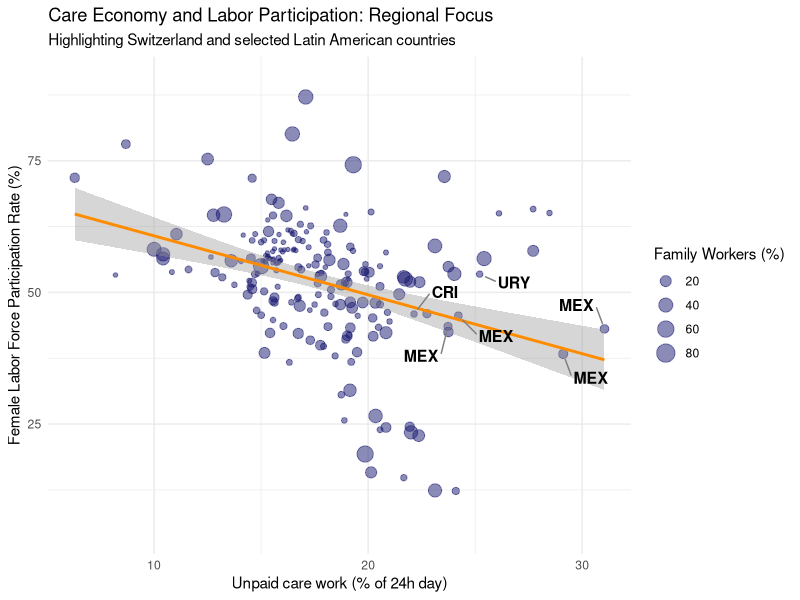
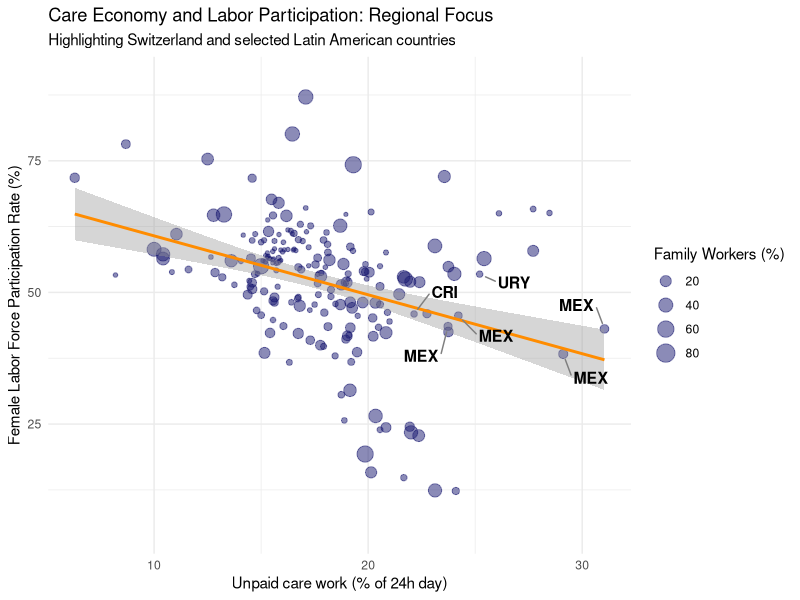

Generate these figures, in order, with R:
# --- 02_DATA_ANALYSIS_TARGETED.R ---

# 1. Load necessary libraries
library(tidyverse)
library(ggrepel)

# 2. Load the data from the preprocessed folder
mrv_data <- read.csv("data_preprocessed/gender_care_economy_master.csv")

# 3. List of countries of interest for my research (ISO3 codes)
target_countries <- c("CHE", "MEX", "CRI", "URY", "CHL", "COL", "ARG")

# 4. Create the labels for the plot
# We only fill 'country_label' if the country is in our target list
mrv_data <- mrv_data %>%
  mutate(country_label = ifelse(countryiso3code %in% target_countries, 
                                countryiso3code, ""))

# 5. Generate the Plot
final_plot <- ggplot(mrv_data, aes(x = care_work_val, y = labor_part_val)) +
  # Points with size based on Family Workers
  geom_point(aes(size = family_work_val), color = "midnightblue", alpha = 0.5) +
  
  # Trend line (Linear Regression)
  geom_smooth(method = "lm", color = "darkorange", se = TRUE) +
  
  # Smart labels for your 7 specific countries
  geom_text_repel(aes(label = country_label), 
                  size = 4, 
                  fontface = "bold",
                  box.padding = 0.8, 
                  point.padding = 0.5,
                  segment.color = "grey50") +
  
  # Titles and axis names
  labs(
    title = "Care Economy and Labor Participation: Regional Focus",
    subtitle = "Highlighting Switzerland and selected Latin American countries",
    x = "Unpaid care work (% of 24h day)",
    y = "Female Labor Force Participation Rate (%)",
    size = "Family Workers (%)"
  ) +
  theme_minimal()

# 6. Display the plot in RStudio
print(final_plot)

# 7. Save the final version as a high-quality image
ggsave(filename = "data_preprocessed/plot_targeted_countries.png", 
       plot = final_plot,
       width = 10, height = 7, dpi = 300)

message("Process complete! Check the 'Plots' tab and your 'data_preprocessed' folder.")
